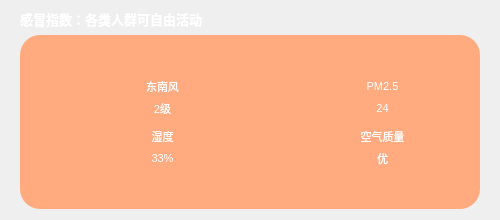
    <widget class="QWidget" name="widget03" native="true">
     <property name="minimumSize">
      <size>
       <width>500</width>
       <height>220</height>
      </size>
     </property>
     <property name="maximumSize">
      <size>
       <width>550</width>
       <height>220</height>
      </size>
     </property>
     <property name="font">
      <font>
       <pointsize>8</pointsize>
      </font>
     </property>
     <property name="styleSheet">
      <string notr="true">color: rgb(210, 210, 210);</string>
     </property>
     <layout class="QGridLayout" name="gridLayout" rowstretch="1,0">
      <property name="leftMargin">
       <number>20</number>
      </property>
      <property name="topMargin">
       <number>9</number>
      </property>
      <property name="rightMargin">
       <number>20</number>
      </property>
      <item row="0" column="0">
       <widget class="QLabel" name="labelGanbao">
        <property name="font">
         <font>
          <family>Agency FB</family>
          <pointsize>10</pointsize>
          <weight>75</weight>
          <italic>false</italic>
          <bold>true</bold>
         </font>
        </property>
        <property name="styleSheet">
         <string notr="true">color: rgb(255, 255, 255);</string>
        </property>
        <property name="text">
         <string>感冒指数：各类人群可自由活动</string>
        </property>
       </widget>
      </item>
      <item row="1" column="0">
       <widget class="QWidget" name="widget0301" native="true">
        <property name="styleSheet">
         <string notr="true">background-color: rgb(255, 170, 127);
border-radius: 20px;
color: rgb(255, 255, 255);</string>
        </property>
        <layout class="QGridLayout" name="gridLayout_2">
         <property name="leftMargin">
          <number>40</number>
         </property>
         <property name="topMargin">
          <number>40</number>
         </property>
         <property name="rightMargin">
          <number>40</number>
         </property>
         <property name="bottomMargin">
          <number>40</number>
         </property>
         <property name="horizontalSpacing">
          <number>60</number>
         </property>
         <property name="verticalSpacing">
          <number>6</number>
         </property>
         <item row="0" column="0">
          <layout class="QHBoxLayout" name="horizontalLayout">
           <item>
            <widget class="QLabel" name="labelFX">
             <property name="minimumSize">
              <size>
               <width>45</width>
               <height>45</height>
              </size>
             </property>
             <property name="maximumSize">
              <size>
               <width>45</width>
               <height>45</height>
              </size>
             </property>
             <property name="text">
              <string/>
             </property>
             <property name="pixmap">
              <pixmap resource="res.qrc">:/weather_1/wind.png</pixmap>
             </property>
             <property name="scaledContents">
              <bool>true</bool>
             </property>
            </widget>
           </item>
           <item>
            <layout class="QVBoxLayout" name="verticalLayout">
             <item>
              <widget class="QLabel" name="labelFXType">
               <property name="text">
                <string>东南风</string>
               </property>
               <property name="alignment">
                <set>Qt::AlignCenter</set>
               </property>
              </widget>
             </item>
             <item>
              <widget class="QLabel" name="labelFXData">
               <property name="text">
                <string>2级</string>
               </property>
               <property name="alignment">
                <set>Qt::AlignCenter</set>
               </property>
              </widget>
             </item>
            </layout>
           </item>
          </layout>
         </item>
         <item row="0" column="1">
          <layout class="QHBoxLayout" name="horizontalLayout_10">
           <item>
            <widget class="QLabel" name="labelPM25">
             <property name="minimumSize">
              <size>
               <width>45</width>
               <height>45</height>
              </size>
             </property>
             <property name="maximumSize">
              <size>
               <width>45</width>
               <height>45</height>
              </size>
             </property>
             <property name="text">
              <string/>
             </property>
             <property name="pixmap">
              <pixmap resource="res.qrc">:/weather_1/pm25.png</pixmap>
             </property>
             <property name="scaledContents">
              <bool>true</bool>
             </property>
            </widget>
           </item>
           <item>
            <layout class="QVBoxLayout" name="verticalLayout_11">
             <item>
              <widget class="QLabel" name="labelPM25Type">
               <property name="text">
                <string>PM2.5</string>
               </property>
               <property name="alignment">
                <set>Qt::AlignCenter</set>
               </property>
              </widget>
             </item>
             <item>
              <widget class="QLabel" name="labelPM25Data">
               <property name="text">
                <string>24</string>
               </property>
               <property name="alignment">
                <set>Qt::AlignCenter</set>
               </property>
              </widget>
             </item>
            </layout>
           </item>
          </layout>
         </item>
         <item row="1" column="0">
          <layout class="QHBoxLayout" name="horizontalLayout_12">
           <item>
            <widget class="QLabel" name="labelShiDu">
             <property name="minimumSize">
              <size>
               <width>45</width>
               <height>45</height>
              </size>
             </property>
             <property name="maximumSize">
              <size>
               <width>45</width>
               <height>45</height>
              </size>
             </property>
             <property name="text">
              <string/>
             </property>
             <property name="pixmap">
              <pixmap resource="res.qrc">:/weather_1/humidity.png</pixmap>
             </property>
             <property name="scaledContents">
              <bool>true</bool>
             </property>
            </widget>
           </item>
           <item>
            <layout class="QVBoxLayout" name="verticalLayout_13">
             <item>
              <widget class="QLabel" name="labelShiDuType">
               <property name="text">
                <string>湿度</string>
               </property>
               <property name="alignment">
                <set>Qt::AlignCenter</set>
               </property>
              </widget>
             </item>
             <item>
              <widget class="QLabel" name="labelShiDuData">
               <property name="text">
                <string>33%</string>
               </property>
               <property name="alignment">
                <set>Qt::AlignCenter</set>
               </property>
              </widget>
             </item>
            </layout>
           </item>
          </layout>
         </item>
         <item row="1" column="1">
          <layout class="QHBoxLayout" name="horizontalLayout_11">
           <item>
            <widget class="QLabel" name="labelAirQuality">
             <property name="minimumSize">
              <size>
               <width>45</width>
               <height>45</height>
              </size>
             </property>
             <property name="maximumSize">
              <size>
               <width>45</width>
               <height>45</height>
              </size>
             </property>
             <property name="text">
              <string/>
             </property>
             <property name="pixmap">
              <pixmap resource="res.qrc">:/weather_1/airQi.png</pixmap>
             </property>
             <property name="scaledContents">
              <bool>true</bool>
             </property>
            </widget>
           </item>
           <item>
            <layout class="QVBoxLayout" name="verticalLayout_12">
             <item>
              <widget class="QLabel" name="labelAirQualityType">
               <property name="text">
                <string>空气质量</string>
               </property>
               <property name="alignment">
                <set>Qt::AlignCenter</set>
               </property>
              </widget>
             </item>
             <item>
              <widget class="QLabel" name="labelAirQualityData">
               <property name="text">
                <string>优</string>
               </property>
               <property name="alignment">
                <set>Qt::AlignCenter</set>
               </property>
              </widget>
             </item>
            </layout>
           </item>
          </layout>
         </item>
        </layout>
       </widget>
      </item>
     </layout>
    </widget>
